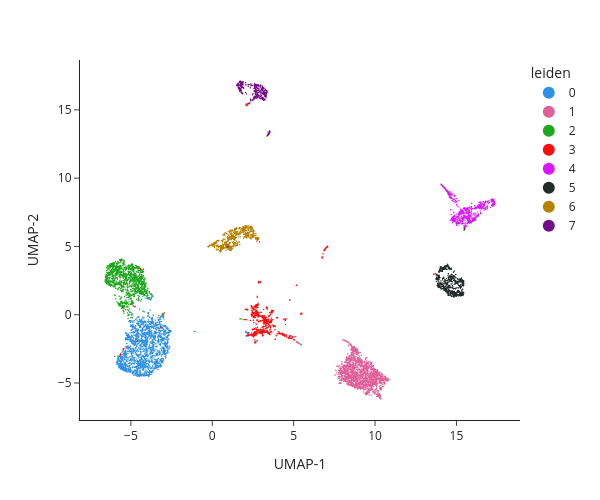

The notebook cell this image was saved under:
### Code cell
snap.pl.umap(data, color='leiden', interactive=True, height=500)

### Figure 1 — Plotly figure (JSON) as saved in the notebook; plotly's stock layout.template omitted (floating-point values rounded to 4 significant figures; data arrays with more than 128 entries replaced by an {"elided": "..."} marker saying what was removed)
{"data": [{"hovertemplate": "leiden=0<br>UMAP-1=%{x}<br>UMAP-2=%{y}<extra></extra>", "legendgroup": "0", "marker": {"color": "#2E91E5", "opacity": 1, "size": 1.492, "symbol": "circle"}, "mode": "markers", "name": "0", "showlegend": true, "type": "scattergl", "x": {"elided": "1834 float values"}, "xaxis": "x", "y": {"elided": "1834 float values"}, "yaxis": "y"}, {"hovertemplate": "leiden=1<br>UMAP-1=%{x}<br>UMAP-2=%{y}<extra></extra>", "legendgroup": "1", "marker": {"color": "#E15F99", "opacity": 1, "size": 1.492, "symbol": "circle"}, "mode": "markers", "name": "1", "showlegend": true, "type": "scattergl", "x": {"elided": "1809 float values"}, "xaxis": "x", "y": {"elided": "1809 float values"}, "yaxis": "y"}, {"hovertemplate": "leiden=2<br>UMAP-1=%{x}<br>UMAP-2=%{y}<extra></extra>", "legendgroup": "2", "marker": {"color": "#1CA71C", "opacity": 1, "size": 1.492, "symbol": "circle"}, "mode": "markers", "name": "2", "showlegend": true, "type": "scattergl", "x": {"elided": "1247 float values"}, "xaxis": "x", "y": {"elided": "1247 float values"}, "yaxis": "y"}, {"hovertemplate": "leiden=3<br>UMAP-1=%{x}<br>UMAP-2=%{y}<extra></extra>", "legendgroup": "3", "marker": {"color": "#FB0D0D", "opacity": 1, "size": 1.492, "symbol": "circle"}, "mode": "markers", "name": "3", "showlegend": true, "type": "scattergl", "x": {"elided": "849 float values"}, "xaxis": "x", "y": {"elided": "849 float values"}, "yaxis": "y"}, {"hovertemplate": "leiden=4<br>UMAP-1=%{x}<br>UMAP-2=%{y}<extra></extra>", "legendgroup": "4", "marker": {"color": "#DA16FF", "opacity": 1, "size": 1.492, "symbol": "circle"}, "mode": "markers", "name": "4", "showlegend": true, "type": "scattergl", "x": {"elided": "757 float values"}, "xaxis": "x", "y": {"elided": "757 float values"}, "yaxis": "y"}, {"hovertemplate": "leiden=5<br>UMAP-1=%{x}<br>UMAP-2=%{y}<extra></extra>", "legendgroup": "5", "marker": {"color": "#222A2A", "opacity": 1, "size": 1.492, "symbol": "circle"}, "mode": "markers", "name": "5", "showlegend": true, "type": "scattergl", "x": {"elided": "600 float values"}, "xaxis": "x", "y": {"elided": "600 float values"}, "yaxis": "y"}, {"hovertemplate": "leiden=6<br>UMAP-1=%{x}<br>UMAP-2=%{y}<extra></extra>", "legendgroup": "6", "marker": {"color": "#B68100", "opacity": 1, "size": 1.492, "symbol": "circle"}, "mode": "markers", "name": "6", "showlegend": true, "type": "scattergl", "x": {"elided": "590 float values"}, "xaxis": "x", "y": {"elided": "590 float values"}, "yaxis": "y"}, {"hovertemplate": "leiden=7<br>UMAP-1=%{x}<br>UMAP-2=%{y}<extra></extra>", "legendgroup": "7", "marker": {"color": "#750D86", "opacity": 1, "size": 1.492, "symbol": "circle"}, "mode": "markers", "name": "7", "showlegend": true, "type": "scattergl", "x": {"elided": "436 float values"}, "xaxis": "x", "y": {"elided": "436 float values"}, "yaxis": "y"}], "layout": {"height": 500, "legend": {"itemsizing": "constant", "title": {"text": "leiden"}, "tracegroupgap": 0}, "margin": {"t": 60}, "width": 600, "xaxis": {"anchor": "y", "domain": [0, 1], "title": {"text": "UMAP-1"}}, "yaxis": {"anchor": "x", "domain": [0, 1], "title": {"text": "UMAP-2"}}}}
